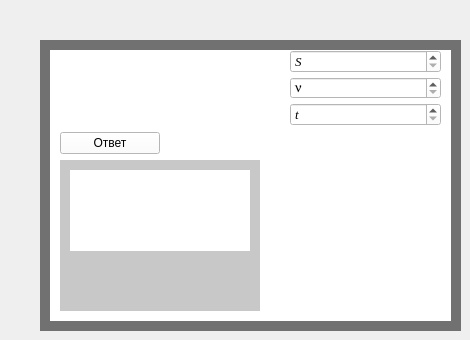
    <widget class="QWidget" name="tab_6">
     <attribute name="title">
      <string>Скорость</string>
     </attribute>
     <widget class="QWidget" name="widget_45" native="true">
      <property name="geometry">
       <rect>
        <x>40</x>
        <y>40</y>
        <width>421</width>
        <height>291</height>
       </rect>
      </property>
      <property name="styleSheet">
       <string notr="true">background-color: rgb(0, 0, 0);
background-color: rgb(113, 113, 113);</string>
      </property>
      <widget class="QWidget" name="widget_46" native="true">
       <property name="geometry">
        <rect>
         <x>10</x>
         <y>10</y>
         <width>401</width>
         <height>271</height>
        </rect>
       </property>
       <property name="styleSheet">
        <string notr="true">background-color: rgb(255, 255, 255);</string>
       </property>
       <widget class="QWidget" name="verticalLayoutWidget_33">
        <property name="geometry">
         <rect>
          <x>10</x>
          <y>0</y>
          <width>381</width>
          <height>261</height>
         </rect>
        </property>
        <layout class="QVBoxLayout" name="verticalLayout_42">
         <item>
          <layout class="QHBoxLayout" name="horizontalLayout_24">
           <property name="spacing">
            <number>50</number>
           </property>
           <item>
            <widget class="QLabel" name="label_40">
             <property name="minimumSize">
              <size>
               <width>180</width>
               <height>0</height>
              </size>
             </property>
             <property name="styleSheet">
              <string notr="true">background-color: rgb(255, 255, 255);</string>
             </property>
             <property name="text">
              <string/>
             </property>
             <property name="pixmap">
              <pixmap>D:/Downloads/maxresdefault.jpg</pixmap>
             </property>
            </widget>
           </item>
           <item>
            <layout class="QVBoxLayout" name="verticalLayout_43">
             <property name="spacing">
              <number>4</number>
             </property>
             <item>
              <widget class="QSpinBox" name="spinBox_16">
               <property name="font">
                <font>
                 <family>Times New Roman</family>
                 <pointsize>10</pointsize>
                 <italic>true</italic>
                </font>
               </property>
               <property name="specialValueText">
                <string>S</string>
               </property>
               <property name="maximum">
                <number>1000000000</number>
               </property>
              </widget>
             </item>
             <item>
              <widget class="QSpinBox" name="spinBox_21">
               <property name="font">
                <font>
                 <family>Symbol</family>
                 <pointsize>10</pointsize>
                 <italic>false</italic>
                </font>
               </property>
               <property name="specialValueText">
                <string>n</string>
               </property>
               <property name="maximum">
                <number>1000000000</number>
               </property>
              </widget>
             </item>
             <item>
              <widget class="QSpinBox" name="spinBox_31">
               <property name="font">
                <font>
                 <family>Times New Roman</family>
                 <pointsize>10</pointsize>
                 <italic>true</italic>
                </font>
               </property>
               <property name="specialValueText">
                <string>t</string>
               </property>
               <property name="maximum">
                <number>1000000000</number>
               </property>
              </widget>
             </item>
            </layout>
           </item>
          </layout>
         </item>
         <item>
          <widget class="QPushButton" name="pushButton_15">
           <property name="minimumSize">
            <size>
             <width>100</width>
             <height>0</height>
            </size>
           </property>
           <property name="maximumSize">
            <size>
             <width>100</width>
             <height>16777215</height>
            </size>
           </property>
           <property name="text">
            <string>Ответ</string>
           </property>
          </widget>
         </item>
         <item>
          <widget class="QWidget" name="widget_47" native="true">
           <property name="maximumSize">
            <size>
             <width>200</width>
             <height>16777215</height>
            </size>
           </property>
           <property name="styleSheet">
            <string notr="true">background-color: rgb(200, 200, 200);</string>
           </property>
           <widget class="QLabel" name="label_15">
            <property name="geometry">
             <rect>
              <x>10</x>
              <y>10</y>
              <width>180</width>
              <height>81</height>
             </rect>
            </property>
            <property name="minimumSize">
             <size>
              <width>180</width>
              <height>0</height>
             </size>
            </property>
            <property name="maximumSize">
             <size>
              <width>180</width>
              <height>16777215</height>
             </size>
            </property>
            <property name="styleSheet">
             <string notr="true">background-color: rgb(255, 255, 255);</string>
            </property>
            <property name="text">
             <string/>
            </property>
           </widget>
          </widget>
         </item>
        </layout>
       </widget>
      </widget>
     </widget>
    </widget>
